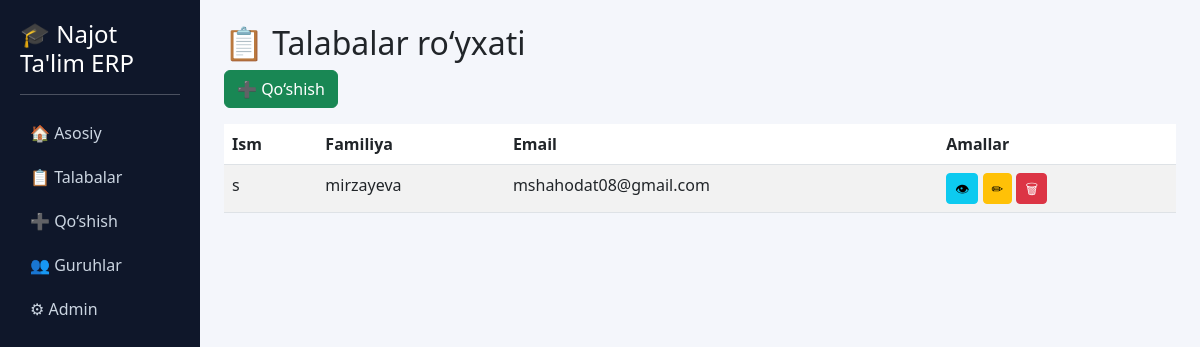
The page /list/ on the database as committed earlier.
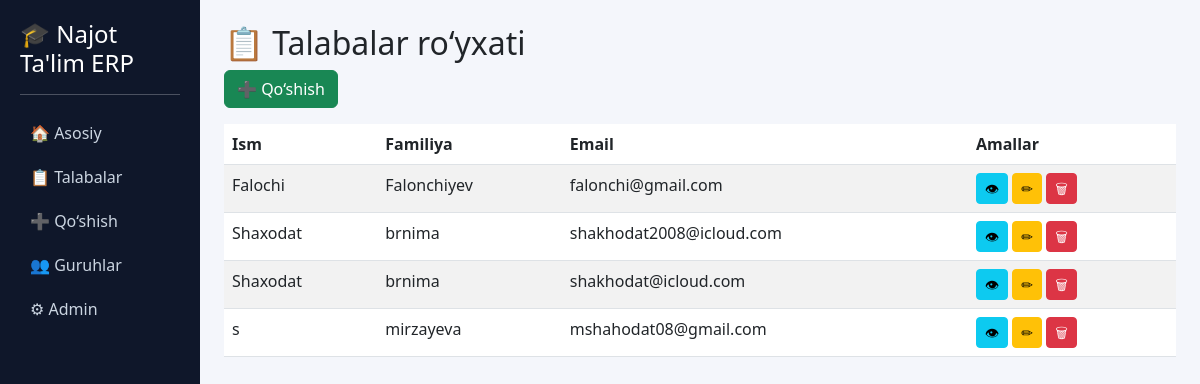
The same page on the database as committed later.
### main/models.py (models this page shows, shortened)
class Talaba(models.Model):
    JINS_CHOICES = [
        ('erkak', 'Erkak'),
        ('ayol', 'Ayol'),
    ]
    ism = models.CharField(max_length=100, verbose_name="Ism")
    familiya = models.CharField(max_length=100, verbose_name="Familiya")
    email = models.EmailField(unique=True, verbose_name="Email")
    telefon = models.CharField(max_length=20, blank=True, verbose_name="Telefon")
    guruh = models.ForeignKey(Guruh, on_delete=models.SET_NULL, null=True, blank=True, verbose_name="Guruh")
    tug_sanasi = models.DateField(null=True, blank=True, verbose_name="Tug'ilgan sana")
    jins = models.CharField(max_length=10, choices=JINS_CHOICES, default='erkak', verbose_name="Jins")
    manzil = models.TextField(blank=True, verbose_name="Manzil")
    yaratilgan = models.DateTimeField(auto_now_add=True)
    yangilangan = models.DateTimeField(auto_now=True)
    class Meta:
        verbose_name = "Talaba"
        verbose_name_plural = "Talabalar"
        ordering = ['familiya', 'ism']

### main/views.py (the view)
# urls.py: path('list/', views.talabalar_royxati, name='list'),
def talabalar_royxati(request):
    query = request.GET.get('q', '')
    guruh_id = request.GET.get('guruh', '')
    talabalar = Talaba.objects.all()
    if query:
        talabalar = talabalar.filter(
            Q(ism__icontains=query) |
            Q(familiya__icontains=query) |
            Q(email__icontains=query)
        )
    if guruh_id:
              talabalar = talabalar.filter(guruh_id=guruh_id)
    guruhlar = Guruh.objects.all()
    return render(request, 'main/royxat.html', {
        'talabalar': talabalar,
        'guruhlar': guruhlar,
        'query': query
    })

### main/templates/main/royxat.html
{% extends 'main/base.html' %}
{% block content %}
<h2>📋 Talabalar ro‘yxati</h2>
<a href="{% url 'main:add' %}" class="btn btn-success mb-3">➕ Qo‘shish</a>
<table class="table table-striped">
    <thead>
        <tr>
            <th>Ism</th>
            <th>Familiya</th>
            <th>Email</th>
            <th>Amallar</th>
        </tr>
    </thead>
    <tbody>
    {% for t in talabalar %}
        <tr>
            <td>{{ t.ism }}</td>
            <td>{{ t.familiya }}</td>
            <td>{{ t.email }}</td>
            <td>
                <a href="{% url 'main:detail' t.id %}" class="btn btn-info btn-sm">👁</a>
                <a href="{% url 'main:edit' t.id %}" class="btn btn-warning btn-sm">✏</a>
                <a href="{% url 'main:delete' t.id %}" class="btn btn-danger btn-sm">🗑</a>
            </td>
        </tr>
    {% endfor %}
    </tbody>
</table>
{% endblock %}

### main/templates/main/base.html (shortened to what this page needs)
{% load static %}
<!DOCTYPE html>
<html lang="uz">
<head>
    <link href="https://cdn.jsdelivr.net/npm/bootstrap@5.3.0/dist/css/bootstrap.min.css" rel="stylesheet">
    <link rel="stylesheet" href="{% static 'css/style.css' %}">
</head>
<body>
<div class="container-fluid">
    <div class="row">
        <div class="col-md-2 sidebar">
            <h4>🎓 Najot Ta'lim ERP</h4>
            <hr>
            <a href="{% url 'main:home' %}">🏠 Asosiy</a>
            <a href="{% url 'main:list' %}">📋 Talabalar</a>
            <a href="{% url 'main:add' %}">➕ Qo‘shish</a>
            <a href="{% url 'main:guruhlar' %}">👥 Guruhlar</a>
            <a href="/admin/">⚙ Admin</a>
        </div>
        <div class="col-md-10 p-4">
            {% block content %}
            {% endblock %}
        </div>
    </div>
</div>
</body>
</html>

### main/templates/main/base.html (style rules this page uses)
body { background: #f4f6fb; font-family: 'Segoe UI', sans-serif; }
.sidebar { height: 100vh; background: #0f172a; color: white; padding: 20px; }
.sidebar a { display: block; padding: 10px; color: #cbd5e1; text-decoration: none; border-radius: 8px; }

Rows that differ between the two databases and show on the page:
added Talaba: ism "Falochi", familiya "Falonchiyev", email "falonchi@gmail.com"
added Talaba: ism "Shaxodat", familiya "brnima", email "shakhodat2008@icloud.com"
added Talaba: ism "Shaxodat", familiya "brnima", email "shakhodat@icloud.com"
